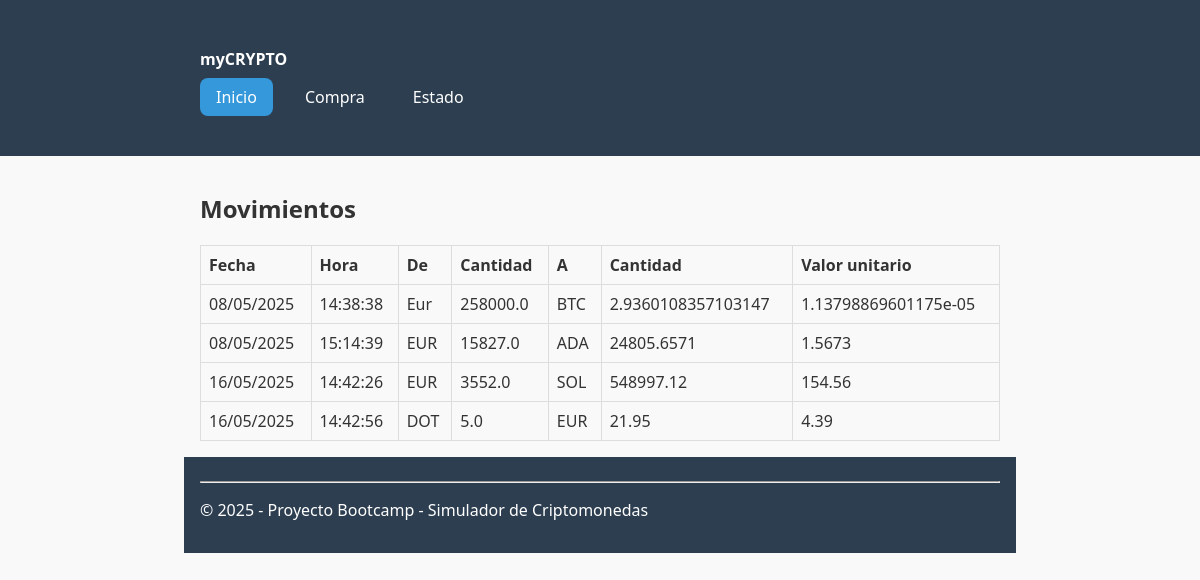
Before: / with the older database file.
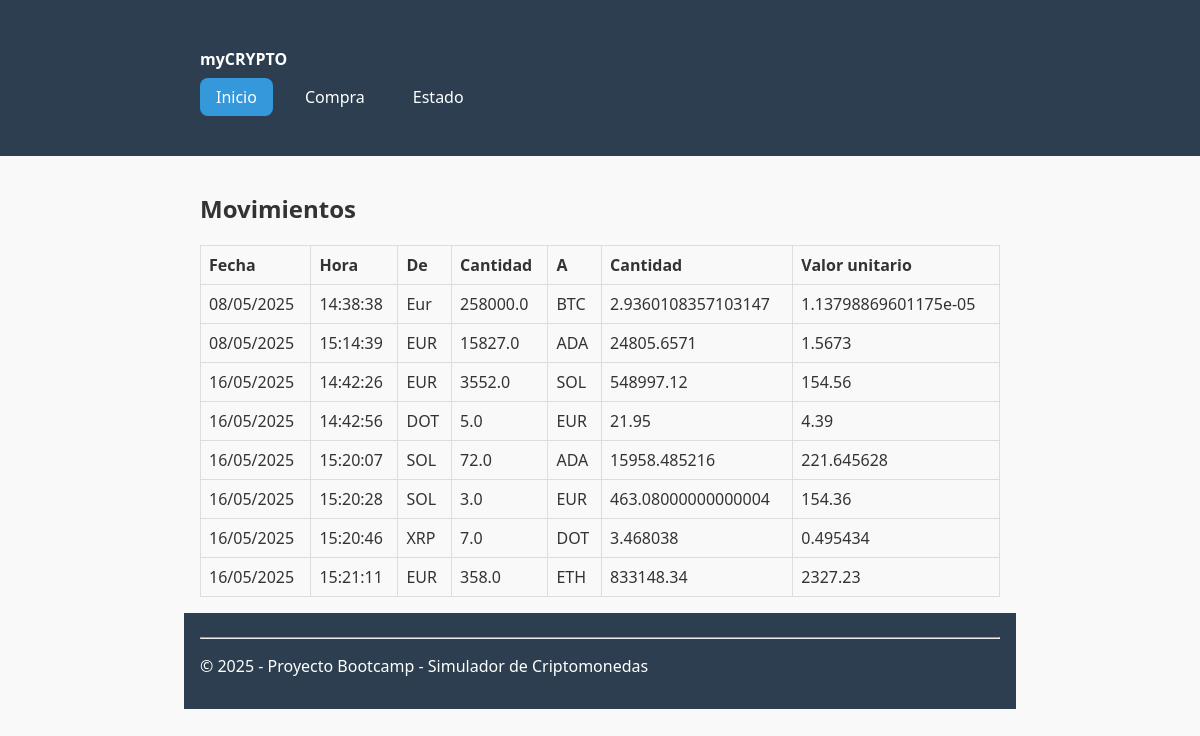
After: the same page with the newer database file.
### tables this page shows
CREATE TABLE movimientos (
    id INTEGER PRIMARY KEY AUTOINCREMENT,
    fecha TEXT,
    hora TEXT,
    from_moneda TEXT,
    cantidad_from REAL,
    to_moneda TEXT,
    cantidad_to REAL,
    valor_unitario REAL
);

### app.py (the view)
@app.route('/')
def index():
    conn = sqlite3.connect(db_path)
    cursor = conn.cursor()
    cursor.execute("SELECT * FROM movimientos")
    movimientos = cursor.fetchall()
    conn.close()
    return render_template("index.html", movimientos=movimientos)

### templates/index.html (shortened to what this page needs)
{% extends "base.html" %}
{% block content %}
<h2>Movimientos</h2>
{% if movimientos %}
<table>
    <thead>
        <tr>
            <th>Fecha</th>
            <th>Hora</th>
            <th>De</th>
            <th>Cantidad</th>
            <th>A</th>
            <th>Cantidad</th>
            <th>Valor unitario</th>
        </tr>
    </thead>
    <tbody>
        {% for m in movimientos %}
        <tr>
            <td>{{ m[1] }}</td>
            <td>{{ m[2] }}</td>
            <td>{{ m[3] }}</td>
            <td>{{ m[4] }}</td>
            <td>{{ m[5] }}</td>
            <td>{{ m[6] }}</td>
            <td>{{ m[7] }}</td>
        </tr>
        {% endfor %}
    </tbody>
</table>
{% else %}
<p>SIN MOVIMIENTOS</p>
{% endif %}
{% endblock %}

### templates/base.html (shortened to what this page needs)
<!DOCTYPE html>
<html lang="es">
<head>
    <link rel="stylesheet" href="{{ url_for('static', filename='css/style.css') }}">
</head>
<body>
<header>
    <nav class="container">
        <ul>
            <li><strong>myCRYPTO</strong></li>
        </ul>
        <ul>
            <li>
                <a href="{{ url_for('index') }}"
                   class="{% if request.path == '/' %}secondary{% endif %}"
                   {% if request.path == '/' %}aria-current="page"{% endif %}>
                   Inicio
                </a>
            </li>
            <li>
                <a href="{{ url_for('purchase') }}"
                   class="{% if request.path == '/purchase' %}secondary{% endif %}"
                   {% if request.path == '/purchase' %}aria-current="page"{% endif %}>
                   Compra
                </a>
            </li>
            <li>
                <a href="{{ url_for('status') }}"
                   class="{% if request.path == '/status' %}secondary{% endif %}"
                   {% if request.path == '/status' %}aria-current="page"{% endif %}>
                   Estado
                </a>
            </li>
        </ul>
    </nav>
</header>
<main class="container">
    {% block content %}{% endblock %}
</main>
<footer class="container">
    <hr>
    <p>© 2025 - Proyecto Bootcamp - Simulador de Criptomonedas</p>
</footer>
</body>
</html>

### static/css/style.css (style rules this page uses)
:root { --color-principal: #2c3e50; --color-secundario: #3498db; --color-texto: #333; --fondo: #f9f9f9; --borde: 1px solid #ddd; --radio: 8px; --espaciado: 1rem; --ancho-max: 800px; --fuente: 'Segoe UI', sans-serif; }
body { font-family: var(--fuente); background-color: var(--fondo); color: var(--color-texto); margin: 0; padding: 0; }
.container { max-width: var(--ancho-max); margin: 0 auto; padding: var(--espaciado); }
header, footer { background-color: var(--color-principal); color: white; padding: var(--espaciado); }
nav ul { list-style: none; display: flex; gap: 1rem; padding: 0; }
nav a { text-decoration: none; color: white; padding: 0.5rem 1rem; border-radius: var(--radio); }
nav a[aria-current="page"] { background-color: var(--color-secundario); }
nav a { text-decoration: none; color: white; padding: 0.5rem 1rem; border-radius: var(--radio); transition: background-color 0.3s ease, transform 0.2s ease; }
main { padding: var(--espaciado); }
table { width: 100%; border-collapse: collapse; margin-top: var(--espaciado); }
table th, table td { border: var(--borde); padding: 0.5rem; text-align: left; }

Changed rows visible on the page:
added movimientos: fecha "16/05/2025", hora "15:20:07", from_moneda "SOL", cantidad_from "72.0", to_moneda "ADA", cantidad_to "15958.485216", valor_unitario "221.645628"
added movimientos: fecha "16/05/2025", hora "15:20:28", from_moneda "SOL", cantidad_from "3.0", to_moneda "EUR", cantidad_to "463.08000000000004", valor_unitario "154.36"
added movimientos: fecha "16/05/2025", hora "15:20:46", from_moneda "XRP", cantidad_from "7.0", to_moneda "DOT", cantidad_to "3.468038", valor_unitario "0.495434"
added movimientos: fecha "16/05/2025", hora "15:21:11", from_moneda "EUR", cantidad_from "358.0", to_moneda "ETH", cantidad_to "833148.34", valor_unitario "2327.23"
